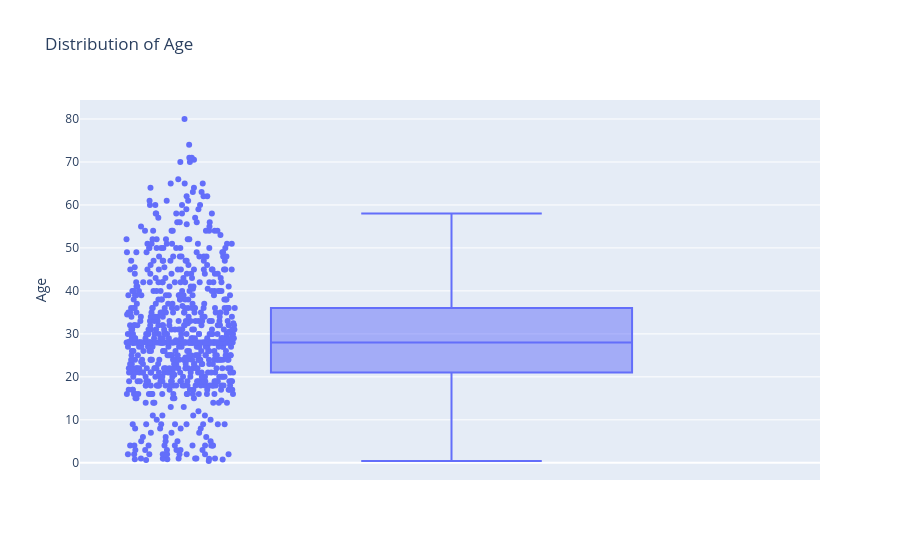

The notebook cell this image was saved under:
### Code cell
#using plotly to visualize the distribution of Age and Fare
#import plotly.express as px
px.box(df, y="Age", points="all", title="Distribution of Age")

### Figure 1 — Plotly figure (JSON) as saved in the notebook; plotly's stock layout.template omitted (floating-point values rounded to 4 significant figures; data arrays with more than 128 entries replaced by an {"elided": "..."} marker saying what was removed)
{"data": [{"alignmentgroup": "True", "boxpoints": "all", "hovertemplate": "Age=%{y}<extra></extra>", "legendgroup": "", "marker": {"color": "#636efa"}, "name": "", "notched": false, "offsetgroup": "", "orientation": "v", "showlegend": false, "type": "box", "x0": " ", "xaxis": "x", "y": {"elided": "775 float values"}, "y0": " ", "yaxis": "y"}], "layout": {"boxmode": "group", "legend": {"tracegroupgap": 0}, "title": {"text": "Distribution of Age"}, "xaxis": {"anchor": "y", "domain": [0, 1]}, "yaxis": {"anchor": "x", "domain": [0, 1], "title": {"text": "Age"}}}}
